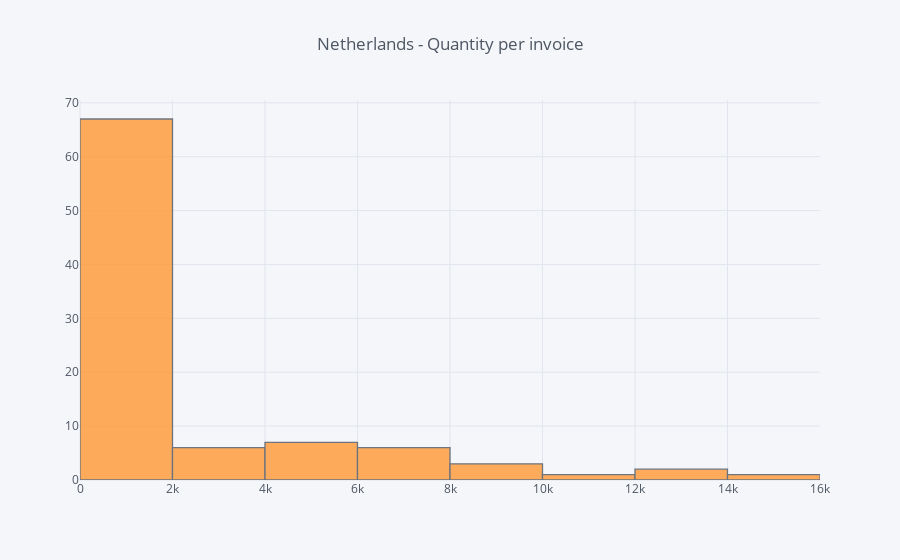

Notebook cell for this chart:
### Code cell
neth = df[df.Country=='Netherlands']
neth = neth.groupby('InvoiceNo').sum()
display(neth.head())
neth = neth[['Quantity']]
neth.iplot(kind='hist', title='Netherlands - Quantity per invoice')

### Figure 1 — Plotly figure (JSON) as saved in the notebook; plotly's stock layout.template omitted (floating-point values rounded to 4 significant figures)
{"data": [{"histfunc": "count", "histnorm": "", "marker": {"color": "rgba(255, 153, 51, 1.0)", "line": {"color": "#4D5663", "width": 1.3}}, "name": "Quantity", "opacity": 0.8, "orientation": "v", "type": "histogram", "uid": "ad36f199-0417-48a9-b319-21caf34d58e5", "x": [96, 45, 6668, 8210, 6072, 288, 5730, 116, 111, 1116, 8174, 4034, 2940, 275, 151, 169, 722, 103, 1070, 11116, 1208, 636, 700, 426, 200, 72, 924, 12266, 72, 408, 126, 960, 4664, 64, 164, 1038, 1836, 328, 312, 84, 4718, 61, 350, 8998, 424, 1588, 9, 7807, 375, 14730, 992, 288, 4628, 480, 1012, 1, 144, 4951, 6932, 3717, 545, 3, 332, 15, 211, 269, 13392, 3020, 1728, 1780, 660, 29, 3069, 2400, 300, 2454, 216, 62, 6712, 1040, 32, 146, 32, 152, 372, 136, 5760, 200, 1284, 50, 7366, 452, 140]}], "layout": {"barmode": "overlay", "legend": {"bgcolor": "#F5F6F9", "font": {"color": "#4D5663"}}, "paper_bgcolor": "#F5F6F9", "plot_bgcolor": "#F5F6F9", "title": {"font": {"color": "#4D5663"}, "text": "Netherlands - Quantity per invoice"}, "xaxis": {"gridcolor": "#E1E5ED", "showgrid": true, "tickfont": {"color": "#4D5663"}, "title": {"font": {"color": "#4D5663"}, "text": ""}, "zerolinecolor": "#E1E5ED"}, "yaxis": {"gridcolor": "#E1E5ED", "showgrid": true, "tickfont": {"color": "#4D5663"}, "title": {"font": {"color": "#4D5663"}, "text": ""}, "zerolinecolor": "#E1E5ED"}}}
